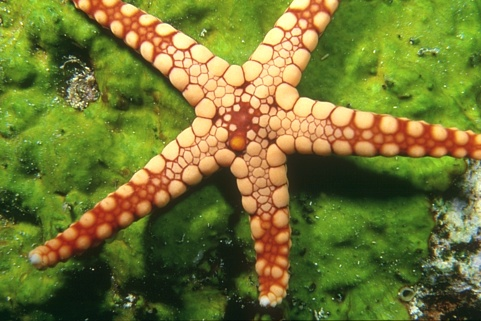
%> input picture proj/12003.jpg, 481 x 321 px
$ octave --eval "Spectral;"   (GNU Octave 9; MATLAB toolbox functions it lacks are replaced by stand-ins)
%> lines starting %> are read from the running program, lines starting %| are printed output that depends on the picture
function [  ] = Spectral(  )
%SPECTRAL Summary of this function goes here
%   Detailed explanation goes here

% Parameters
k = 3;
theta = 0.5;

% input
inputImage = imread('12003.jpg');
%> inputImage is the input picture: size 321x481x3 uint8; mean R, G, B 114.1, 118.7, 50.3
% [6 lines of commented-out code are left out]
inputImage = imresize(inputImage, 0.07);
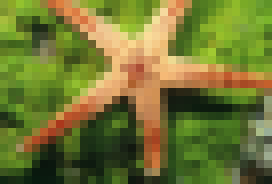
%> inputImage: size 23x34x3 uint8 (shown 8 times larger); mean R, G, B 114.1, 118.7, 50.2
% inputImage2 = rgb2gray(inputImage);

% Step 1 Projection to CIELAB
% colorTransform = makecform( 'srgb2lab' );
% inputImage3 = applycform( inputImage, colorTransform );
inputImage3 = im2double(inputImage);
% inputImage3 = inputImage;

% Test
% inputImage, inputImage2 grey, inputImage3 CIELAB.
% figure, imshow(inputImage);
% figure, imshow(inputImage2);
% figure, imshow(inputImage3(:, :, 1));
% figure, imshow(inputImage3(:, :, 2));
% figure, imshow(inputImage3(:, :, 3));
% figure, imshow(inputImage3);

% Similarity Matrix
[r, c, depth] = size(inputImage);
%> r = 23; c = 34; depth = 3
A = reshape( inputImage3(:, :, 1), 1, []  );
%> A = 782 values, max 0.98 at index 419, min 0.0314 at index 115, mean 0.447
% A(2, :) = reshape( inputImage3(:, :, 2), 1, [] );
% A(3, :)  = reshape( inputImage3(:, :, 3), 1, [] );

A = A';
W = pdist2(A, A, 'euclidean');
W = W ./ theta ^ 2;
W = exp(W);
Dp = sum(W, 2) ;
%> Dp = 782 values, max 9942 at index 419, min 2110.7 at index 144, mean 3685.4
D(size(Dp,1), size(Dp,1)) = 0;
%> D: size 782x782 double; every value is 0
for i = 1: size(Dp,1)
    D(i, i) = Dp(i);
end
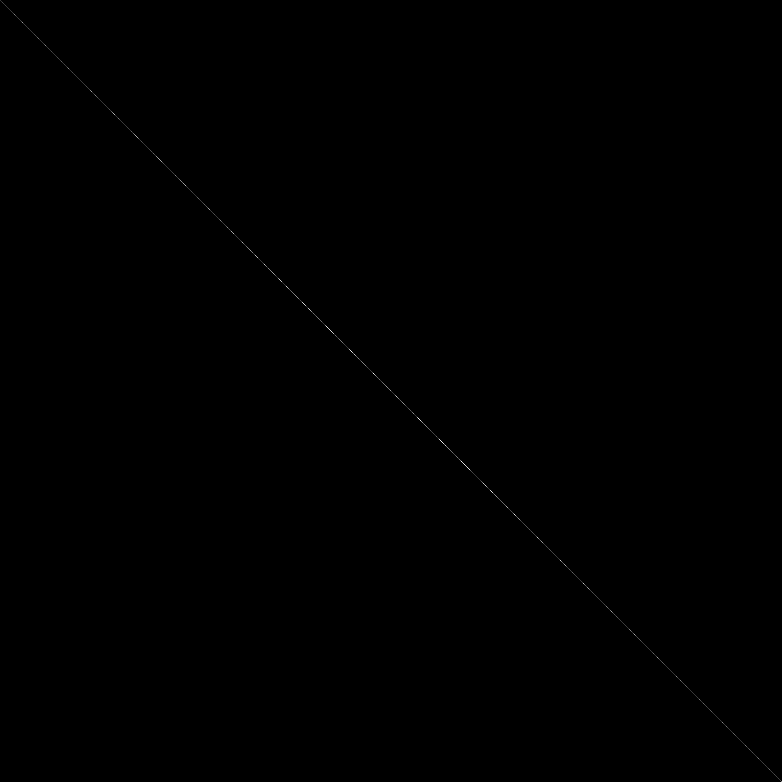
%> D: size 782x782 double; min 0, max 9942, mean 4.7; drawn with min black and max white
A = D ^ (-1/2) * W * D ^ (-1/2);

% Get eigenvector - matrix D of A's six largest magnitude eigenvalues and a matrix V whose columns are the corresponding eigenvectors.
L = del2(A);
[V D] = eigs(L, 2, 'sr');
%> V = 782 rows, first 12: [-0.0951 -0.0763; -0.0184 -0.0402; 0.0345 -0.0255; 0.0143 -0.0222; 0.00983 -0.00718; 0.0187 -0.0384; 0.0238 -0.00563; 0.0219 -0.0123; 0.0341 -0.00169; 0.00759 -0.0349; 0.0354 0.00682; 0.0206 -0.0229]; D = [-0.0698 0; 0 -0.066]
plot(V(:, 2), '.-');
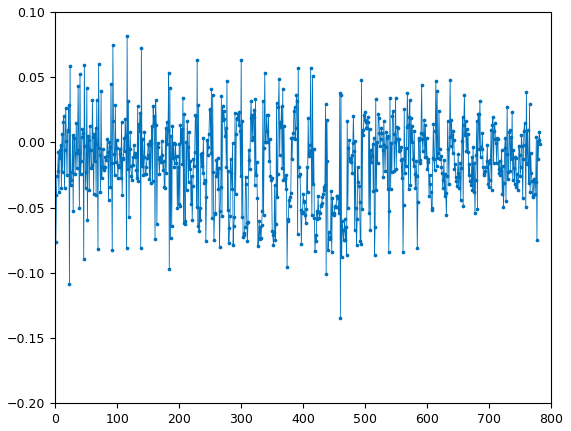
%> figure redrawn from the program's plot data; curve peaks at x = 116, y = 0.0819
figure, plot(sort(V(:, 2)), '.-');
%> after `plot(sort(V(:, 2)), '.-')`:
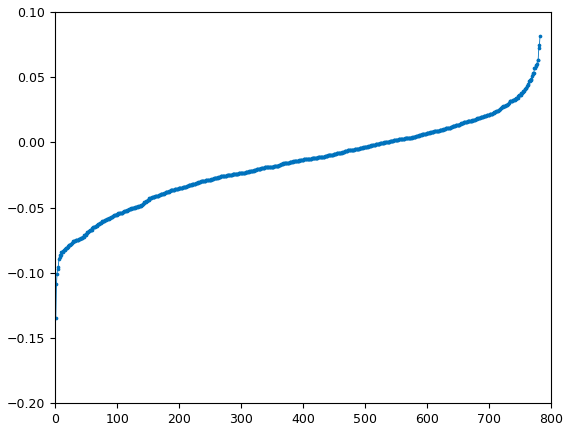
%> figure redrawn from the program's plot data; curve peaks at x = 782, y = 0.0819

[ignore p] = sort(V(:,2));
%> ignore = 782 values from -0.134 to 0.0819; p = 782 values, max 782 at index 521, min 1 at index 28, mean 391.5
%> `Spectral;`:
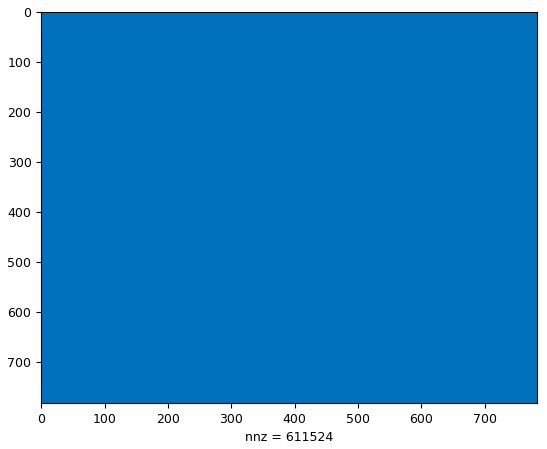
%> figure redrawn from the program's plot data
figure, spy(A(p,p));


end

$ run again, with proj/317080.jpg copied over proj/12003.jpg
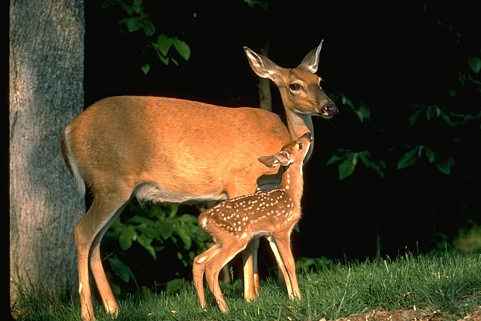
%> input picture proj/317080.jpg, 481 x 321 px
%> in Spectral, inputImage is the input picture: size 321x481x3 uint8; mean R, G, B 71.3, 61.8, 38.3
%> in Spectral, `inputImage = imresize(inputImage, 0.07);`:
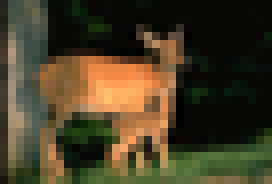
%> inputImage: size 23x34x3 uint8 (shown 8 times larger); mean R, G, B 71.5, 62, 38.4
%> A = 782 values, max 0.996 at index 404, min 0 at index 398, mean 0.281
%> Dp = 782 values, max 21160.1 at index 404, min 2560.8 at index 50, mean 5055.2
%> in Spectral, `[V D] = eigs(L, 2, 'sr');`: V = 782 rows, first 12: [0.0364 0.0277; 0.0317 0.00638; 0.0298 -0.0121; 0.0283 -0.00426; 0.0261 -0.00349; 0.0213 -0.0121; 0.0233 -0.00738; 0.026 -0.00128; 0.0197 -0.0178; 0.0213 -0.0195; 0.0232 -0.0064; 0.024 -0.00692]; D = [-0.0805 0; 0 -0.0588]
%> in Spectral, `plot(sort(V(:, 2)), '.-')`:
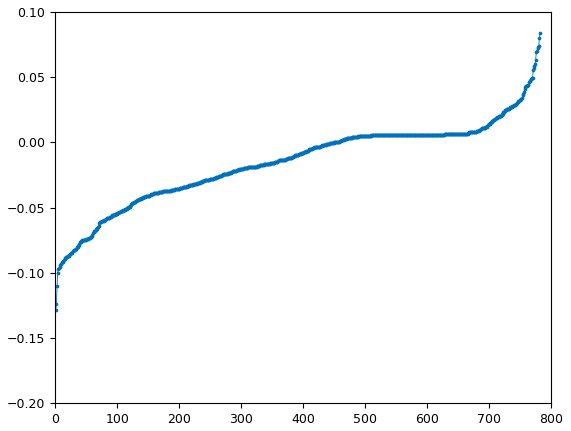
%> figure redrawn from the program's plot data; curve peaks at x = 782, y = 0.0835
%> ignore = 782 values from -0.129 to 0.0835; p = 782 values, max 782 at index 714, min 1 at index 737, mean 391.5

$ run again, with proj/198004.jpg copied over proj/12003.jpg
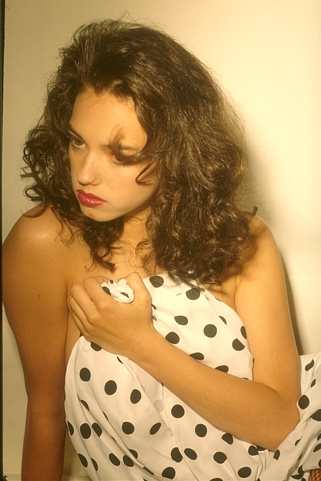
%> input picture proj/198004.jpg, 321 x 481 px
%> in Spectral, inputImage is the input picture: size 481x321x3 uint8; mean R, G, B 181.8, 144.3, 91
%> in Spectral, `inputImage = imresize(inputImage, 0.07);`:
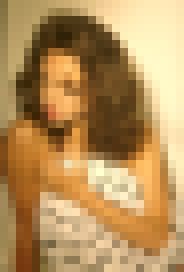
%> inputImage: size 34x23x3 uint8 (shown 8 times larger); mean R, G, B 182.1, 144.6, 91.2
%> A = 782 values, max 1 at index 281, min 0.188 at index 243, mean 0.714
%> Dp = 782 values, max 9025.1 at index 243, min 1902.4 at index 38, mean 3048.1
%> in Spectral, `[V D] = eigs(L, 2, 'sr');`: V = 782 rows, first 12: [-0.0352 -0.0217; -0.0305 -0.0242; -0.0261 -0.0269; -0.0249 -0.0264; -0.0224 -0.0272; -0.0176 -0.0289; -0.0167 -0.0286; -0.0132 -0.0296; -0.0091 -0.0304; -0.00884 -0.0304; -0.00532 -0.0309; -0.00673 -0.031]; D = [-0.0606 0; 0 -0.0467]
%> in Spectral, `plot(sort(V(:, 2)), '.-')`:
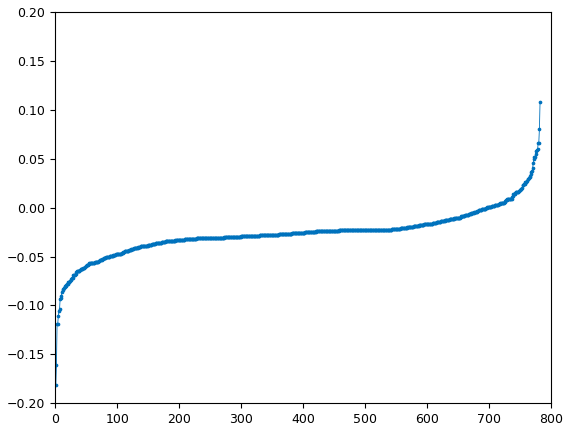
%> figure redrawn from the program's plot data; curve peaks at x = 782, y = 0.108
%> ignore = 782 values from -0.182 to 0.108; p = 782 values, max 782 at index 714, min 1 at index 554, mean 391.5

$ run again, with proj/66075.jpg copied over proj/12003.jpg
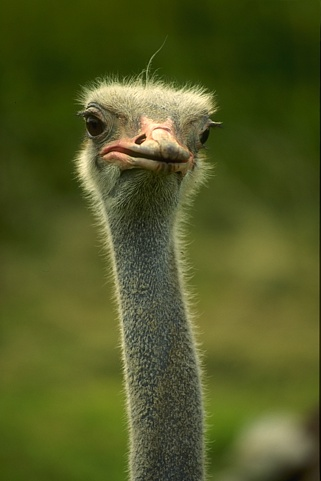
%> input picture proj/66075.jpg, 321 x 481 px
%> in Spectral, inputImage is the input picture: size 481x321x3 uint8; mean R, G, B 82.4, 89.4, 36.9
%> in Spectral, `inputImage = imresize(inputImage, 0.07);`:
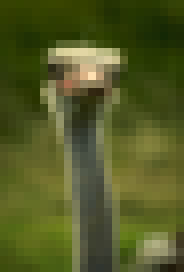
%> inputImage: size 34x23x3 uint8 (shown 8 times larger); mean R, G, B 82.5, 89.5, 36.9
%> A = 782 values, max 0.996 at index 384, min 0.0824 at index 685, mean 0.323
%> Dp = 782 values, max 13273.4 at index 384, min 1347.4 at index 29, mean 1762.3
%> in Spectral, `[V D] = eigs(L, 2, 'sr');`: V = 782 rows, first 12: [0.0325 0.0242; 0.0336 0.025; 0.0348 0.0255; 0.0339 0.0316; 0.038 0.0245; 0.0365 0.0294; 0.0362 0.0288; 0.0343 0.0326; 0.0358 0.0277; 0.0358 0.0251; 0.0347 0.0227; 0.0325 0.0243]; D = [-0.0664 0; 0 -0.028]
%> in Spectral, `plot(sort(V(:, 2)), '.-')`:
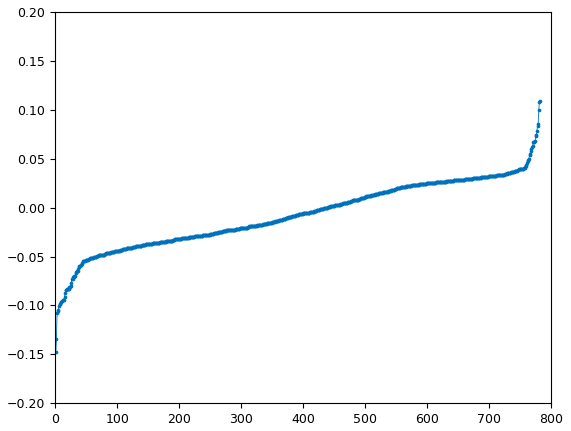
%> figure redrawn from the program's plot data; curve peaks at x = 782, y = 0.109
%> ignore = 782 values from -0.148 to 0.109; p = 782 values, max 782 at index 33, min 1 at index 592, mean 391.5
